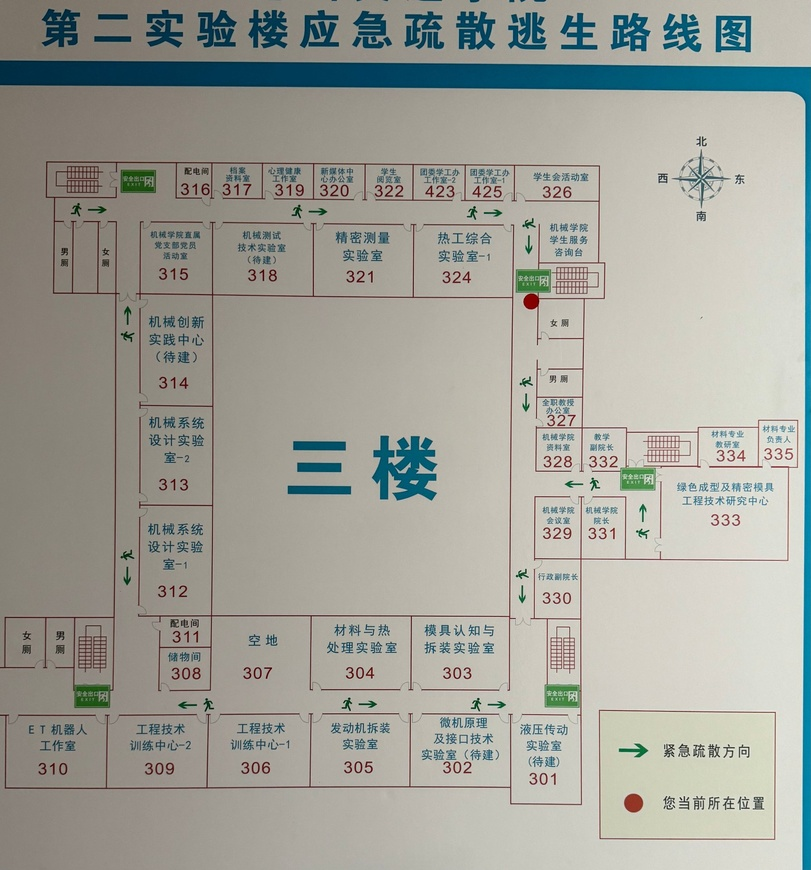
#> input picture assets/floors/B2-3F.jpg, 811 x 870 px, shrunk from 1791 x 1920 before the run
$ python probe_lines.py
#> lines starting #> are read from the running program, lines starting #| are printed output that depends on the picture; after the words box and inside, x2 and y2 are one past the last pixel; in counts of white or black regions, pixels touching at a corner belong together
# -*- coding: utf-8 -*-
"""投影法找横竖红线坐标"""
import cv2, numpy as np

SRC = "../../assets/floors/B2-3F.jpg"
img = cv2.imread(SRC)
#> img is the input picture: shape (870, 811, 3); mean B, G, R 153.3, 161.1, 160.5
h, w = img.shape[:2]
#> h = 870; w = 811
hsv = cv2.cvtColor(img, cv2.COLOR_BGR2HSV)
#> hsv: shape (870, 811, 3); mean H, S, V 29.8, 37.7, 167.3
m1 = cv2.inRange(hsv, (0, 70, 50), (12, 255, 255))
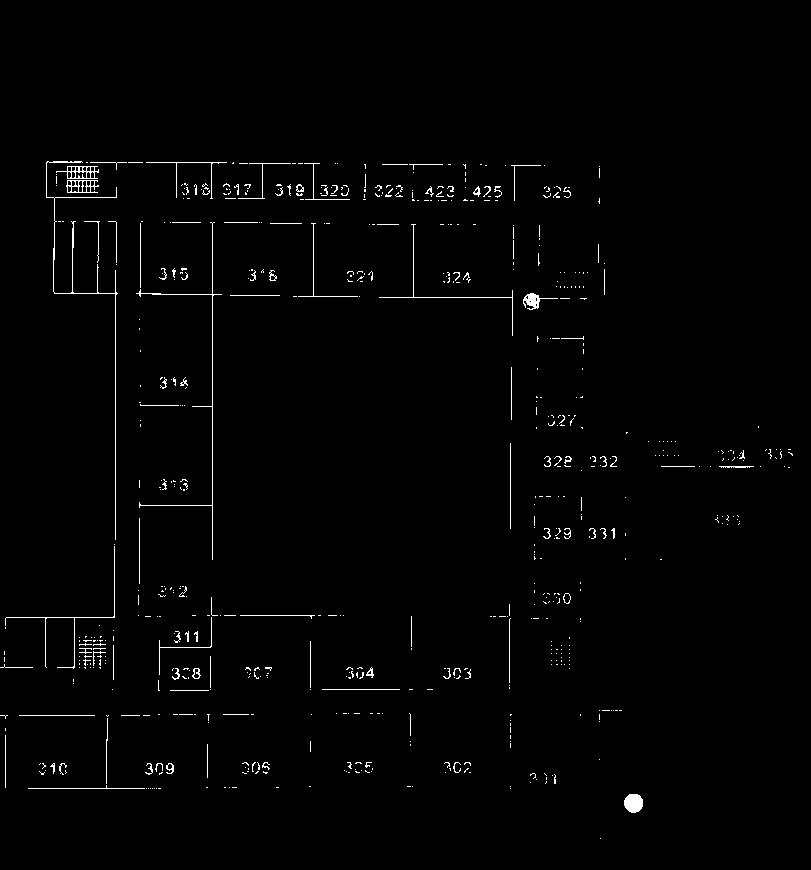
#> m1: shape (870, 811); 1.3% white in thin lines or dots, all inside (x1, y1, x2, y2) = (0, 161, 793, 839)
m2 = cv2.inRange(hsv, (165, 70, 50), (180, 255, 255))
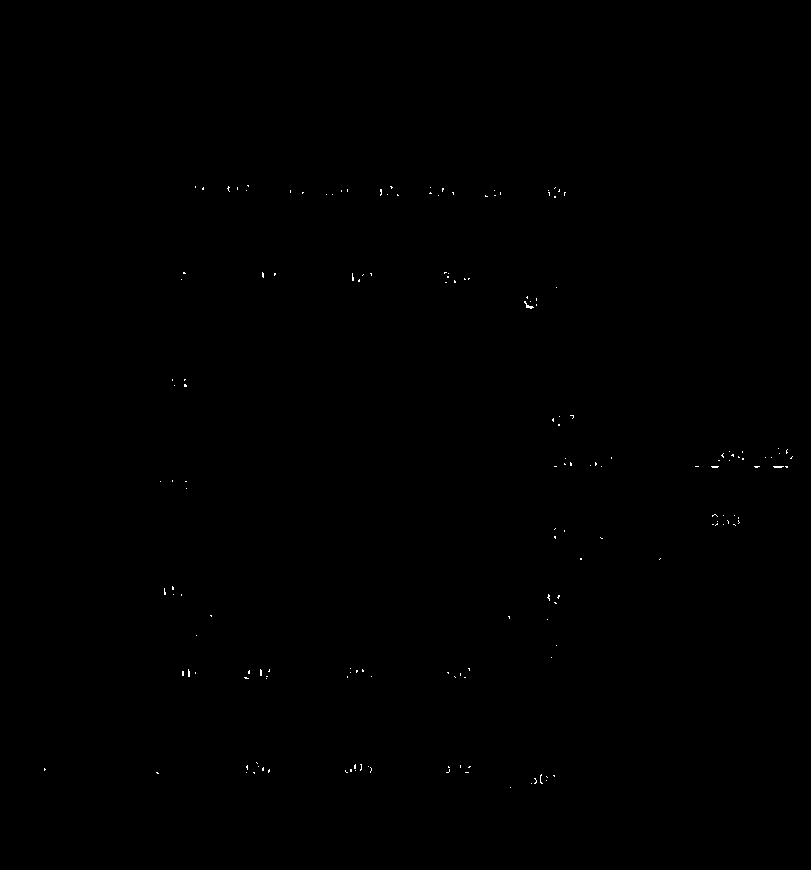
#> m2: shape (870, 811); 0.09% white in thin lines or dots, all inside (x1, y1, x2, y2) = (44, 185, 793, 788)
mask = cv2.bitwise_or(m1, m2)
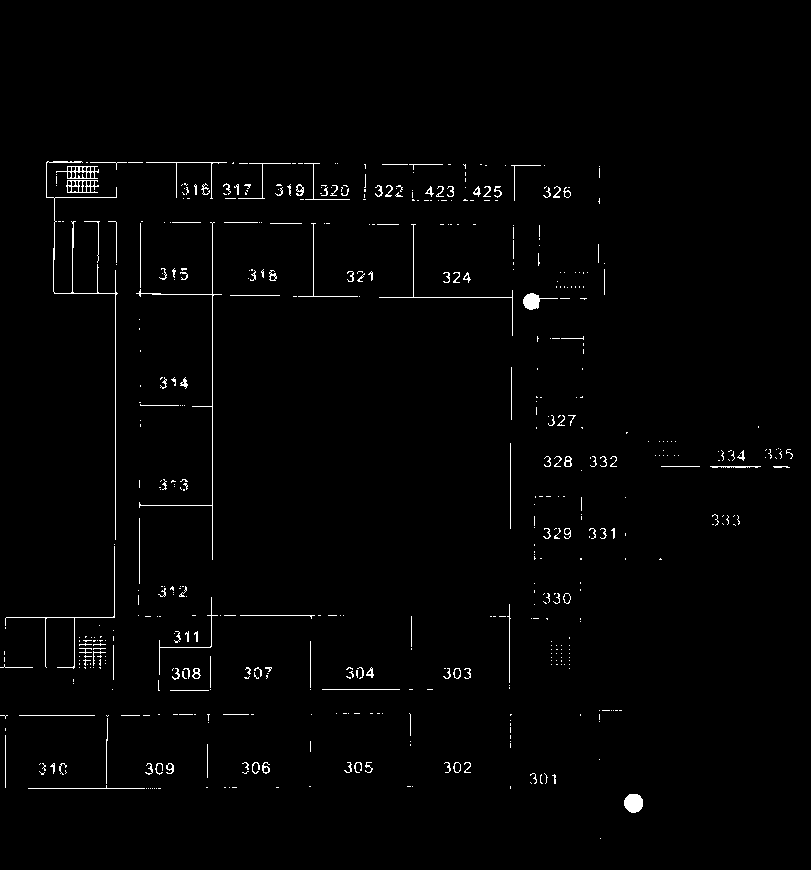
#> mask: shape (870, 811); 1.3% white in thin lines or dots, all inside (x1, y1, x2, y2) = (0, 161, 793, 839)

# 只保留长线段：用开运算去掉文字（文字笔画短）
kH = cv2.getStructuringElement(cv2.MORPH_RECT, (60, 1))
kV = cv2.getStructuringElement(cv2.MORPH_RECT, (1, 60))
hor = cv2.erode(mask, kH); hor = cv2.dilate(hor, kH)
#> after `hor = cv2.erode(mask, kH)`:
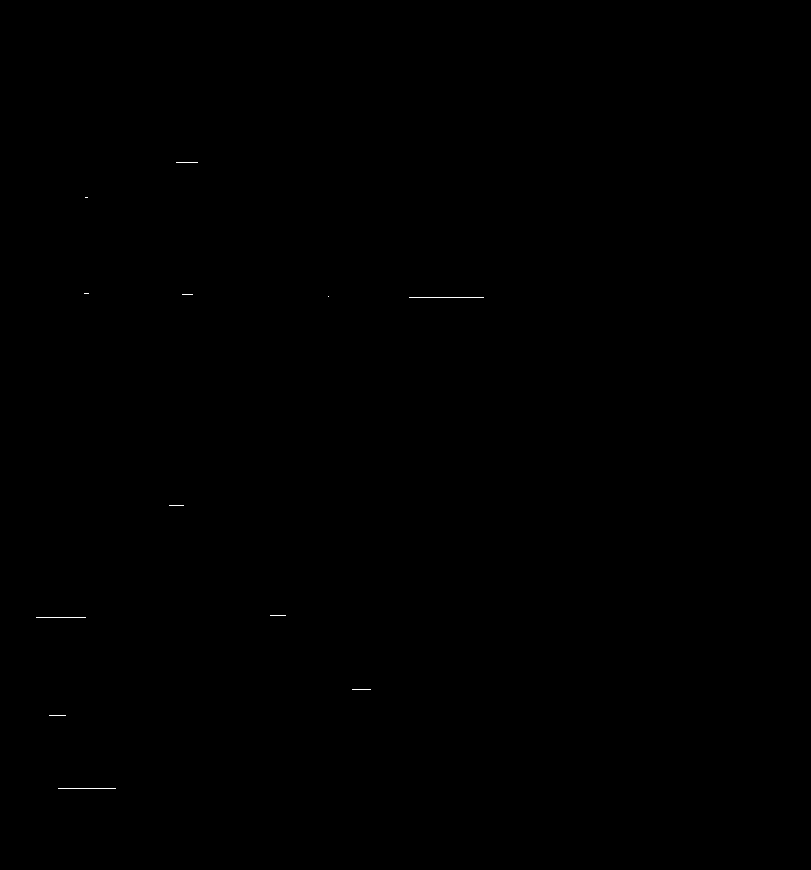
#> hor: shape (870, 811); 0.04% white in thin lines or dots, all inside (x1, y1, x2, y2) = (36, 162, 484, 789)
#> after `hor = cv2.dilate(hor, kH)`:
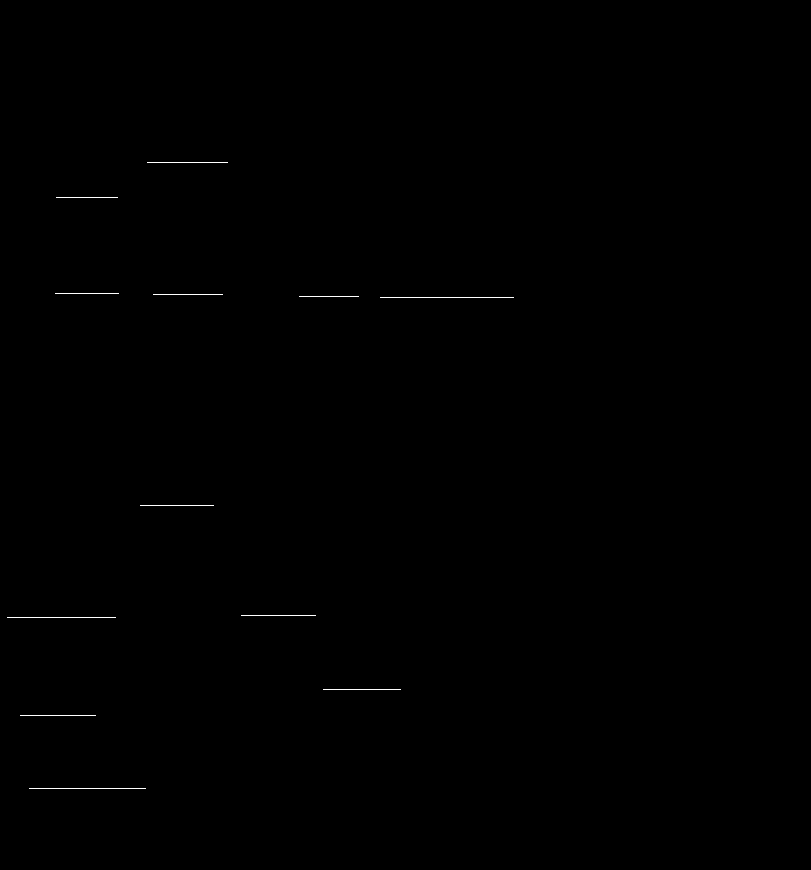
#> hor: shape (870, 811); 0.14% white in thin lines or dots, all inside (x1, y1, x2, y2) = (7, 162, 514, 789)
ver = cv2.erode(mask, kV); ver = cv2.dilate(ver, kV)
#> after `ver = cv2.erode(mask, kV)`: ver: shape (870, 811); 0.08% white in thin lines or dots, all inside (x1, y1, x2, y2) = (72, 253, 511, 654)
#> after `ver = cv2.dilate(ver, kV)`:
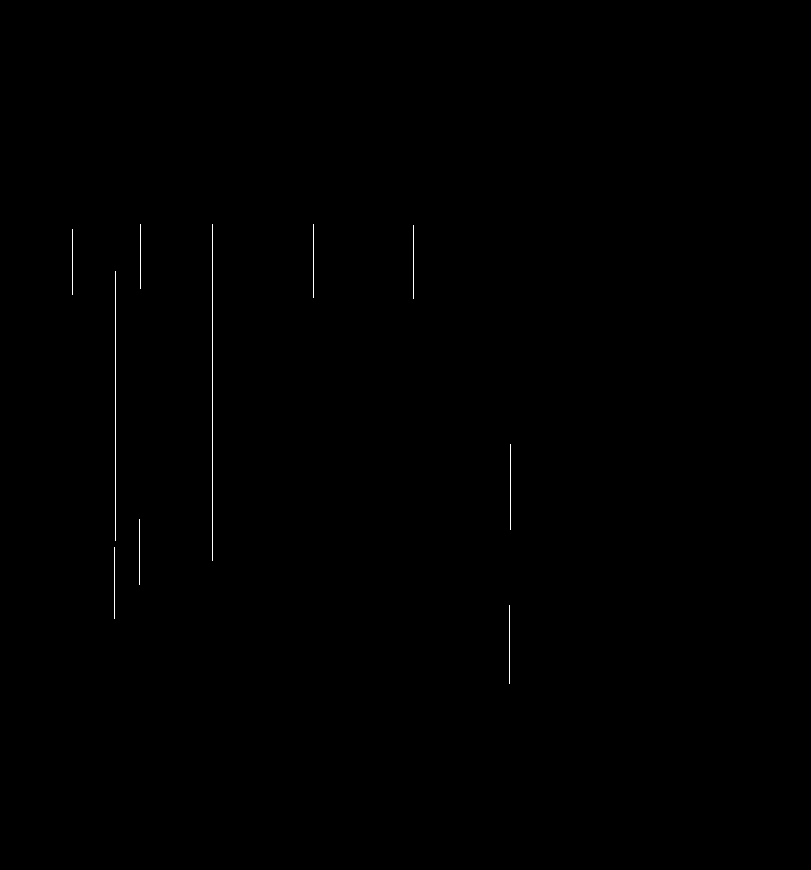
#> ver: shape (870, 811); 0.17% white in thin lines or dots, all inside (x1, y1, x2, y2) = (72, 224, 511, 684)

def peaks(arr, thr):
    idx = np.where(arr > thr)[0]
    out = []
    if len(idx) == 0: return out
    s = idx[0]; p = idx[0]
    for i in idx[1:]:
        if i - p > 6:
            out.append((s, p)); s = i
        p = i
    out.append((s, p))
    return [ (a+b)//2 for a, b in out ]

colsum = ver.sum(axis=0) / 255.0
#> colsum = 811 values, max 337 at index 212, min 0 at index 0, mean 1.47
rowsum = hor.sum(axis=1) / 255.0
#> rowsum = 870 values, max 134 at index 297, min 0 at index 0, mean 1.15
xs = peaks(colsum, 120)
#> in peaks, `idx = np.where(arr > thr)[0]`: idx = [115, 212]
#> in peaks, `s = idx[0]`: s = 115
#> the loop in peaks, `for i in idx[1:]:` made 1 pass
#> (i, s, p) on pass 1: (212, 212, 212)
#> after the loop in peaks, `for i in idx[1:]:`: out = [(115, 115)]
#> xs = [115, 212]
ys = peaks(rowsum, 150)
#> ys = []
print("竖线 x:", xs)
#| 竖线 x: [115, 212]
print("横线 y:", ys)
#| 横线 y: []
print("len x", len(xs), "len y", len(ys))
#| len x 2 len y 0
